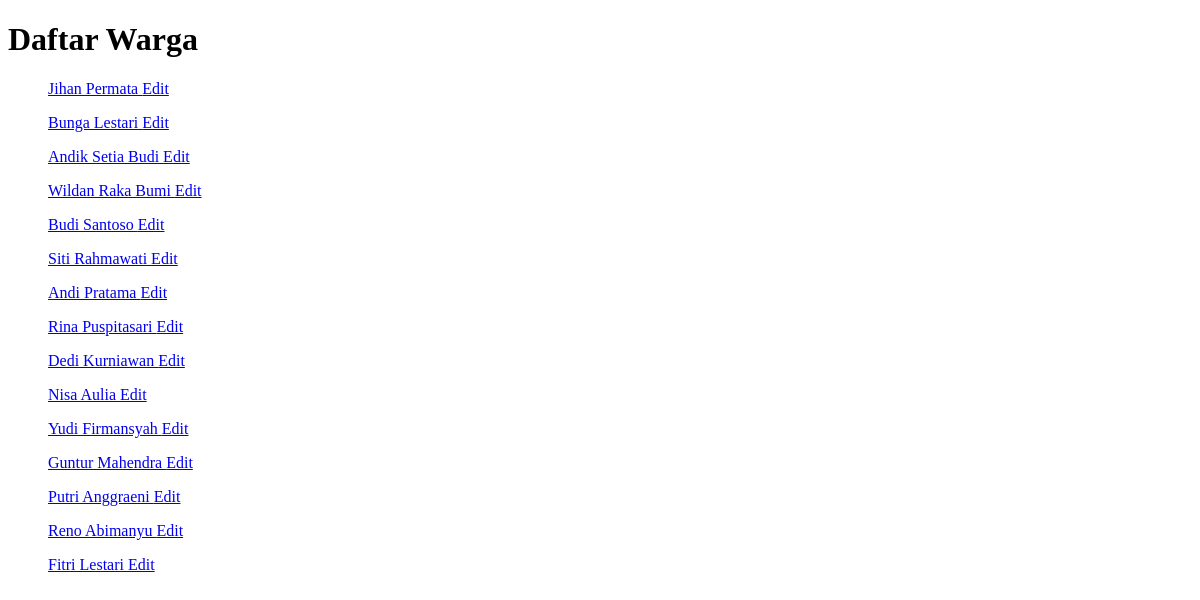
The app's page /warga/, older data.
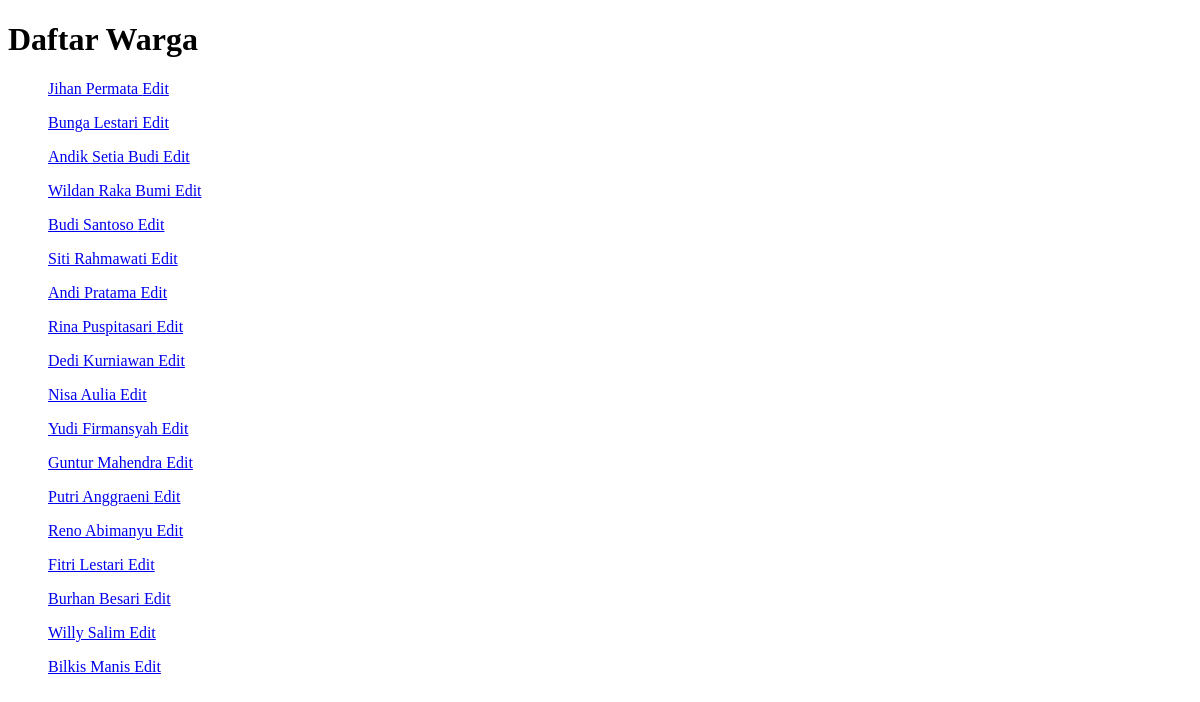
The same page, newer data.
### warga/models.py (models this page shows, shortened)
class Warga(models.Model):
    nik = models.CharField(max_length=16, unique=True, verbose_name="Nomor Induk Kependudukan")
    nama_lengkap = models.CharField(max_length=100, verbose_name="Nama Lengkap")
    alamat = models.TextField(verbose_name="Alamat Tinggal")
    no_telepon = models.CharField(max_length=15, blank=True, verbose_name="Nomor Telepon")
    tanggal_registrasi = models.DateTimeField(auto_now_add=True)
    tanggal_lahir = models.DateField(verbose_name="Tanggal Lahir", null=True, blank=True)
    jenis_kelamin = models.CharField(
        max_length=10,
        choices=[('Laki-laki', 'Laki-laki'), ('Perempuan', 'Perempuan')],
        verbose_name="Jenis Kelamin",
        null=True,
        blank=True
    )

### warga/views.py (the view)
# urls.py: path('', WargaListView.as_view(), name='warga-list'),
class WargaListView(ListView):
    model = Warga
    template_name = 'warga/warga_list.html'
    context_object_name = 'object_list'

### warga/templates/warga/warga_list.html (shortened to what this page needs)
<!DOCTYPE html>
<html lang="en">
<head>
</head>
<body>
    <h1>Daftar Warga</h1>
    <ul>
    {% for warga in object_list %}
    <p>
        <a href="{% url 'warga-detail' warga.pk %}">
            {{ warga.nama_lengkap }}
        </a>
        <a href="{% url 'warga-edit' warga.pk %}">Edit</a>
    </p>
    {% endfor %}
    </ul>
</body>
</html>

Row changes from the older to the newer data that the page shows:
added Warga: nama_lengkap "Burhan Besari"
added Warga: nama_lengkap "Willy Salim"
added Warga: nama_lengkap "Bilkis Manis"
